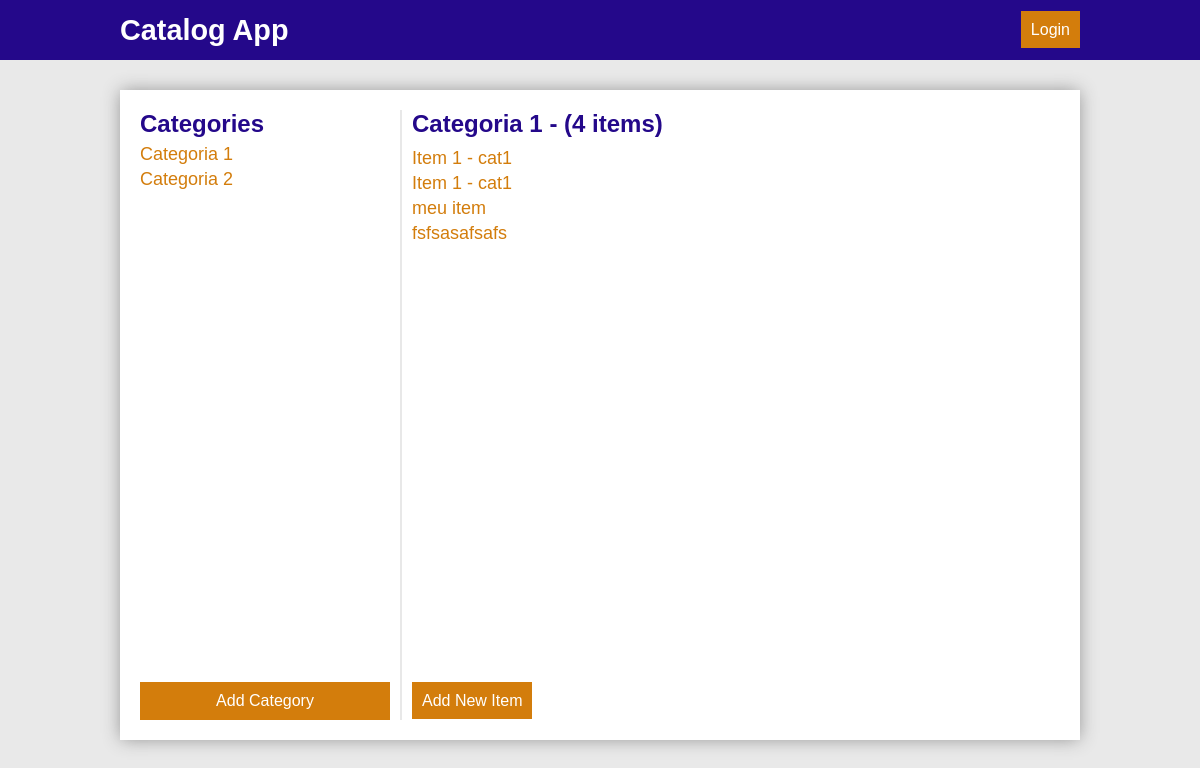
The app's page /catalog/1/items, older data.
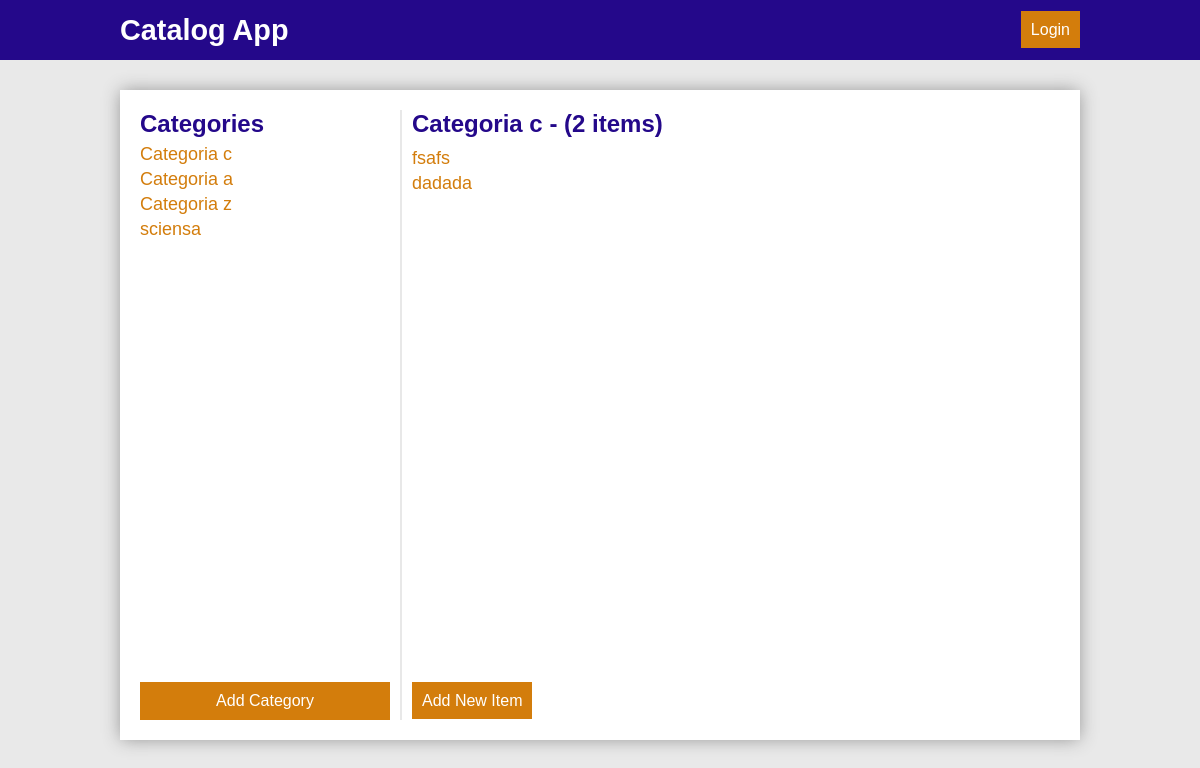
The same page, newer data.
### models.py (models this page shows, shortened)
class Category(Base):
    __tablename__ = 'category'
    id = Column(Integer, primary_key=True)
    title = Column(String(120), nullable=False)
    user_id = Column(Integer, ForeignKey('user.id'))
    user = relationship(User)
    created_at = Column(TIMESTAMP, default=datetime.utcnow, nullable=False)
    updated_at = Column(TIMESTAMP, default=datetime.utcnow,
                        onupdate=datetime.utcnow, nullable=False)

class Item(Base):
    __tablename__ = 'item'
    id = Column(Integer, primary_key=True)
    title = Column(String(120), nullable=False)
    description = Column(String(400), nullable=False)
    user_id = Column(Integer, ForeignKey('user.id'))
    user = relationship(User)
    created_at = Column(TIMESTAMP, default=datetime.utcnow, nullable=False)
    updated_at = Column(TIMESTAMP, default=datetime.utcnow,
                        onupdate=datetime.utcnow, nullable=False)
    categoryId = Column(Integer, ForeignKey('category.id'))
    category = relationship(Category)

### main.py (the view)
@app.route("/catalog/<int:categoryId>/items")
def showCatalogItems(categoryId):
    categories = crud.getAllCategories()
    items = crud.getItemsByCategory(categoryId)
    category = crud.getCategoryById(categoryId)
    logged = userIsLogged()
    owner = userIsOwner(category) if logged else False
    return render_template('items.html', categories=categories, items=items, itemsCount=len(items), category=category, logged=logged, owner=owner)  # noqa

### crud.py (called while the page is built)
def getAllCategories():
    return session.query(Category).all()

def getItemsByCategory(categoryId):
    return session.query(Item).order_by(
        Item.created_at).filter_by(categoryId=categoryId).all()

def getCategoryById(categoryId):
    return session.query(Category).filter_by(id=categoryId).one()

### main.py (called while the page is built)
@app.before_request
def getCurrentUser():
    if 'email' in login_session:
        user = crud.getUserByEmail(login_session['email'])
        if user is not None:
            g.user = user
            g.userId = user.id
            g.userName = user.name
            g.userPicture = user.picture
            g.userEmail = user.email
    else:
        g.user = None

def userIsLogged():
    return False if 'username' not in login_session else True

### templates/items.html (shortened to what this page needs)
{% extends "layout.html" %} {% block title %}Index{% endblock %} {% block head %} {{ super() }} {% endblock %}{%block navbar%}{{
super() }}{%endblock%}{% block content %}
<aside id="side">
    <div>
        <h3>Categories</h3>
        <ul>
            {% for c in categories %}
            <li>
                <a href="{{url_for('showCatalogItems', categoryTitle = c.title, categoryId = c.id)}}" class="list-item">{{c.title}}</a>
            </li>
            {% endfor %}
        </ul>
    </div>
    <a href="{{url_for('newCategory')}}" class="btn btn-primary">Add Category</a>
</aside>
<div id="line"></div>
<article id="article" class="main">
    <div>
        <div id="top-article">
            <h2>{{category.title}} - ({{itemsCount}} items) </h2>
        </div>
        <ul>
            {% for i in items %}
            <li>
                <a href="{{url_for('showItem', catalogItemId = i.category.id, itemId = i.id)}}" class="list">{{i.title}}
            </li>
            {% endfor %}
        </ul>
    </div>
    <div id="buttons">
        <a href="{{url_for('newItem')}}" class="btn btn-primary">Add New Item</a>
    </div>
</article>
{% endblock %}

### templates/layout.html (shortened to what this page needs)
<!doctype html>
<html>
<head>
    {% block head %}
    <link rel="stylesheet" href="{{ url_for('static', filename='style.css') }}">
    {% endblock %}
</head>
<body>
    <nav id="navbar">{%block navbar%}
        <a href="{{url_for('showHome')}}">
            <h1>Catalog App</h1>
        </a>
        <div>
            {% if g.user != None %}
            <span>{{g.userName}} | </span>
            <a href="{{url_for('logout')}}" class="">Logout</a>
            {% else %}
            <a href="{{url_for('showLogin')}}" class="btn btn-primary">Login</a>
            {%endif%}
        </div>
        {%endblock%}
    </nav>
    <div id="container">{% block content %}{% endblock %}</div>
</body>
</html>

### static/style.css (style rules this page uses)
* { box-sizing: border-box; margin: 0; font-family: Verdana, Geneva, Tahoma, sans-serif; }
body { background-color: #e9e9e9; }
ul { padding: 0; list-style-type: none; }
li a { font-size: 18px; text-decoration: none; display: block; color: #d37d0c; margin-bottom: 4px; }
.btn { border: 0em; color: #ffffff; padding: 10px 10px; font-size: 16px; text-decoration: none; color: #ffffff; text-align: center; }
.btn-primary { background-color: #d37d0c; }
#navbar { padding: 20px 10%; background-color: #24088a; display: flex; height: 60px; align-items: center; color: #ffffff; justify-content: space-between; }
#navbar h1 { font-size: 1.8em; }
#navbar a { text-decoration: none; color: #ffffff; }
#container { background-color: #ffffff; margin: 30px 10%; padding: 20px; -webkit-box-shadow: 0px 0px 17px -1px rgba(145, 145, 145, 1); -moz-box-shadow: 0px 0px 17px -1px rgba(145, 145, 145, 1); box-shadow: 0px 0px 17px -1px rgba(145, 145, 145, 1); display: flex; flex-direction: row; }
.main { min-height: 75vh; }
.main h2 { font-size: 24px; color: #24088a; margin-bottom: 10px; }
.main { font-size: 14px; color: #383838; margin-bottom: 10px; }
#side { display: flex; justify-content: space-between; flex-direction: column; width: 250px; }
#side h3 { font-size: 24px; color: #24088a; margin-bottom: 6px; }
#side li { display: flex; align-items: center; }
#side .list-item { flex-grow: 1; }
#line { width: 2px; background-color: #cccccc73; margin: 0 10px; }
#article { flex-grow: 1; display: flex; justify-content: space-between; flex-direction: column; }
#top-article { display: flex; }

Row changes from the older to the newer data that the page shows:
removed Category: title "Categoria 2"
removed Item: title "Item 1 - cat1"
removed Item: title "Item 1 - cat1"
removed Item: title "meu item"
removed Item: title "fsfsasafsafs"
changed Category: title "Categoria 1" → "Categoria c"
added Category: title "Categoria a"
added Category: title "Categoria z"
added Category: title "sciensa"
added Item: title "fsafs"
added Item: title "dadada"
Text that changed along with them:
{{ itemsCount }}: "4" → "2"
